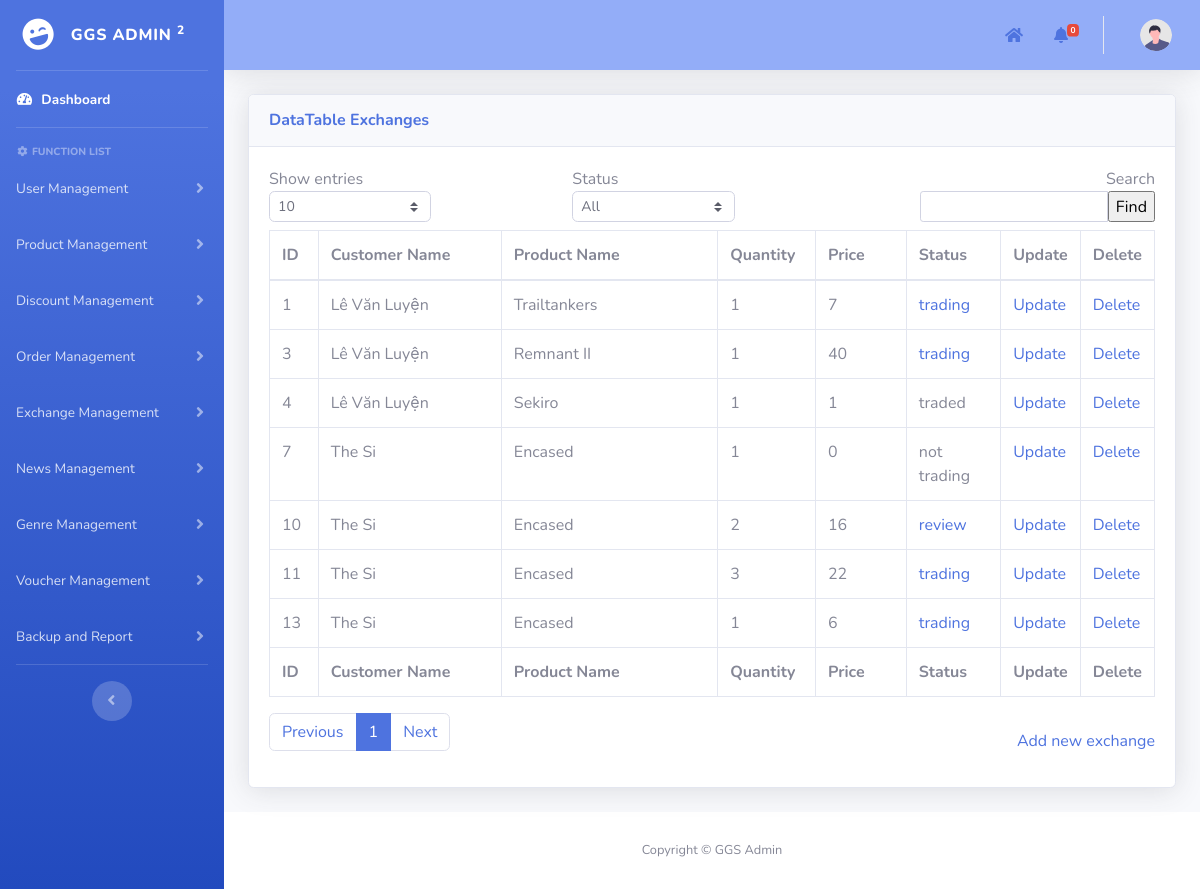
The page /admin/pages/exchangeManagement/exchanges_management.php on the database as committed earlier.
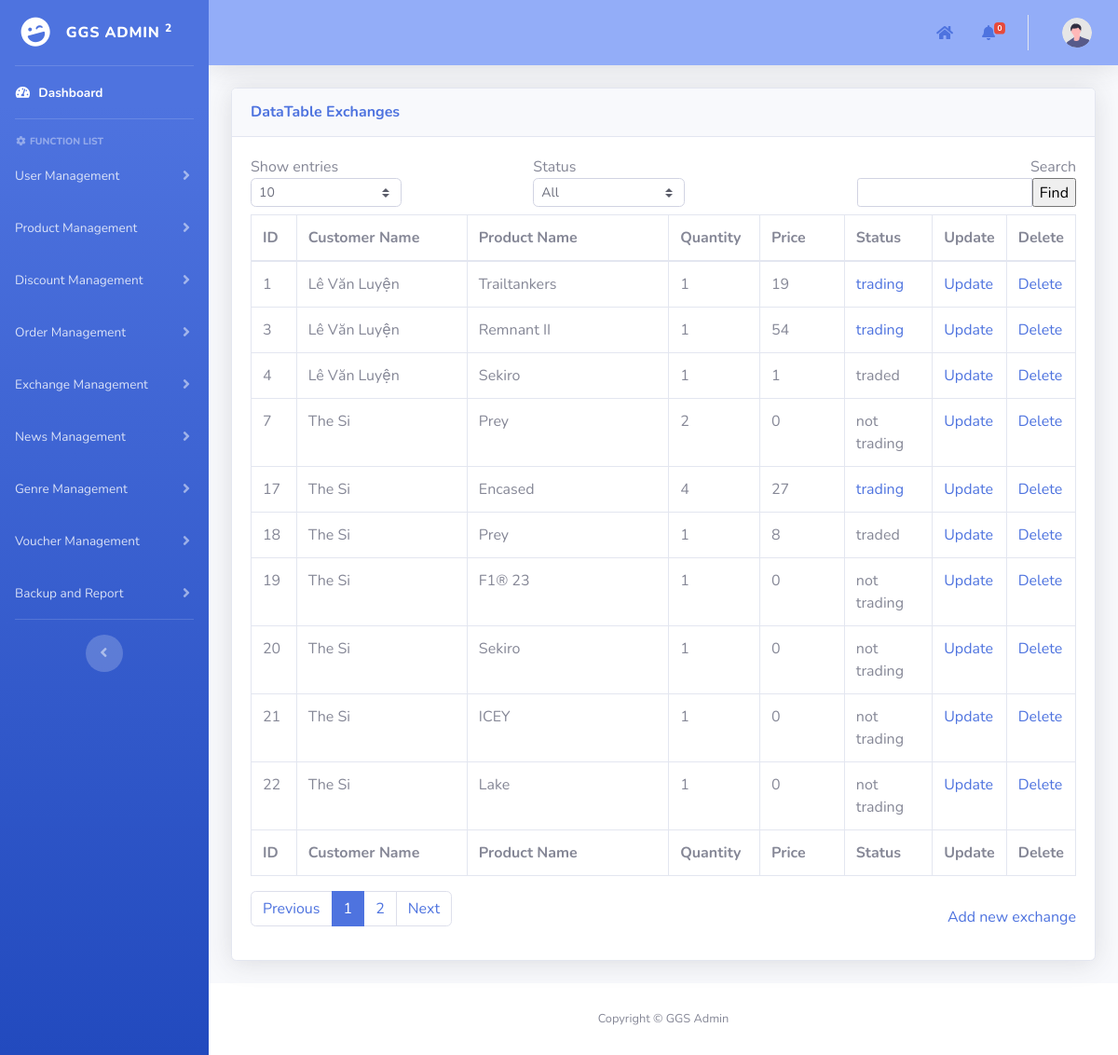
The same page on the database as committed later.
### tables this page shows
CREATE TABLE `purchased_products` (
  `id` int(11) NOT NULL AUTO_INCREMENT,
  `customer_id` int(11) NOT NULL,
  `product_id` int(11) NOT NULL,
  `quantity` int(11) DEFAULT NULL,
  `price` int(11) DEFAULT NULL,
  `status` enum('traded','trading','not trading','review') NOT NULL,
  PRIMARY KEY (`id`),
  KEY `exchanges_ibfk_1` (`customer_id`),
  KEY `exchanges_ibfk_2` (`product_id`),
  CONSTRAINT `purchased_products_ibfk_1` FOREIGN KEY (`customer_id`) REFERENCES `users` (`id`) ON DELETE CASCADE ON UPDATE CASCADE,
  CONSTRAINT `purchased_products_ibfk_2` FOREIGN KEY (`product_id`) REFERENCES `products` (`id`) ON DELETE CASCADE ON UPDATE CASCADE
);

CREATE TABLE `users` (
  `id` int(11) NOT NULL AUTO_INCREMENT,
  `username` varchar(50) NOT NULL,
  `password` varchar(100) NOT NULL,
  `role` enum('user','manufacturer','developer') NOT NULL,
  `full_name` varchar(60) NOT NULL,
  `phone_number` varchar(10) NOT NULL,
  `email` varchar(100) NOT NULL,
  `Gcoin` int(11) NOT NULL DEFAULT 0,
  `locked_until` date DEFAULT NULL,
  `login_attempts` int(11) NOT NULL,
  `lastest_login` date NOT NULL DEFAULT '1900-01-01',
  PRIMARY KEY (`id`)
);

CREATE TABLE `products` (
  `id` int(11) NOT NULL AUTO_INCREMENT,
  `id_manufacturer` int(11) NOT NULL,
  `product_name` varchar(100) NOT NULL,
  `image_avt_url` varchar(50) NOT NULL,
  `description` text NOT NULL,
  `video_trailer_url` varchar(50) NOT NULL,
  `source` varchar(50) NOT NULL,
  `price` int(11) NOT NULL,
  `release_date` date NOT NULL,
  `units_sold` int(11) NOT NULL DEFAULT 0,
  `classify` enum('game','gear') NOT NULL,
  PRIMARY KEY (`id`),
  KEY `fk_manufacturer_id` (`id_manufacturer`),
  CONSTRAINT `fk_manufacturer_id` FOREIGN KEY (`id_manufacturer`) REFERENCES `users` (`id`) ON DELETE CASCADE ON UPDATE CASCADE
);

### admin/pages/add_template.php (called while the page is built, shortened)
<?php
include("../template/template.php");
?>

### admin/pages/exchangeManagement/exchanges_management.php (the view, shortened to what the rows shown need)
<?php
include("../add_template.php");
function main()
{
    include("../../../mod/database_connection.php");
    $search = isset($_POST["search"]) ? $_POST["search"] : "";
    $show_entries = isset($_POST["show_entries"]) ? $_POST["show_entries"] : 10;
    if (isset($_GET['page'])) {
        $page = $_GET['page'];
    } else {
        $page = 1;
    }
    if ($page == 1) {
        $begin = 0;
    } else {
        $begin = ($page * $show_entries) - $show_entries;
    }
    $query = "SELECT pd.*,u.full_name,p.product_name FROM `purchased_products` pd
    INNER JOIN users u ON u.id = pd.customer_id
    INNER JOIN products p ON p.id = pd.product_id
    WHERE u.full_name LIKE '%$search%' ";
    $query .= "LIMIT $begin, $show_entries";
    $stmt = $conn->prepare($query);
    if (!$stmt->execute()) {
        die("Execute failed: " . $stmt->error);
    }
    $result = $stmt->get_result();
    ?>
    <div class="container-fluid">
        <form method="post" name="frmDataDiscount">
            <div class="card shadow mb-4">
                <div class="card-body">
                    <div class="table-responsive">
                        <div id="dataTable_wrapper" class="dataTables_wrapper dt-bootstrap4">
                            <div id="table_data_return">
                                <div class="row">
                                    <div class="col-sm-12">
                                        <table class="table table-bordered dataTable" id="dataTable" width="100%"
                                            cellspacing="0" role="grid" aria-describedby="dataTable_info"
                                            style="width: 100%;">
                                            <thead>
                                                <tr role="row">
                                                    <th class="sorting sorting_asc" tabindex="0" aria-controls="dataTable"
                                                        rowspan="1" colspan="1" aria-sort="ascending"
                                                        aria-label="ID: activate to sort column descending"
                                                        style="width: 50px;">
                                                        ID
                                                    </th>
                                                    <th class="sorting" tabindex="0" aria-controls="dataTable" rowspan="1"
                                                        colspan="1"
                                                        aria-label="Order date: activate to sort column ascending"
                                                        style="width: 210px;">
                                                        Customer Name</th>
                                                    <th class="sorting" tabindex="0" aria-controls="dataTable" rowspan="1"
                                                        colspan="1" aria-label="Customer: activate to sort column ascending"
                                                        style="width: 250px;">
                                                        Product Name
                                                    </th>
                                                    <th class="sorting" tabindex="0" aria-controls="dataTable" rowspan="1"
                                                        colspan="1"
                                                        aria-label="Total amount: activate to sort column ascending"
                                                        style="width: 100px;">
                                                        Quantity
                                                    </th>
                                                    <th class="sorting" tabindex="0" aria-controls="dataTable" rowspan="1"
                                                        colspan="1" aria-label="Status: activate to sort column ascending"
                                                        style="width: 100px;">
                                                        Price</th>
                                                    <th class="sorting" tabindex="0" aria-controls="dataTable" rowspan="1"
                                                        colspan="1" aria-label="Status: activate to sort column ascending"
                                                        style="width: 100px;">
                                                        Status</th>
                                                    <th class="sorting" tabindex="0" aria-controls="dataTable" rowspan="1"
                                                        colspan="1" aria-label="Age: activate to sort column ascending"
                                                        style="width: 70px;">Update
                                                    </th>
                                                    <th class="sorting" tabindex="0" aria-controls="dataTable" rowspan="1"
                                                        colspan="1" aria-label="Age: activate to sort column ascending"
                                                        style="width: 70px;">Delete
                                                    </th>
                                                </tr>
                                            </thead>
                                            <tfoot>
                                                <tr>
                                                    <th rowspan="1" colspan="1">ID</th>
                                                    <th rowspan="1" colspan="1">Customer Name</th>
                                                    <th rowspan="1" colspan="1">Product Name</th>
                                                    <th rowspan="1" colspan="1">Quantity</th>
                                                    <th rowspan="1" colspan="1">Price</th>
                                                    <th rowspan="1" colspan="1">Status</th>
                                                    <th rowspan="1" colspan="1">Update</th>
                                                    <th rowspan="1" colspan="1">Delete</th>
                                                </tr>
                                            </tfoot>
                                            <tbody>
                                                <?php
                                                if ($result->num_rows > 0) {
                                                    while ($row = $result->fetch_assoc()) { ?>
                                                        <tr>
                                                            <td>
                                                                <?php echo $row['id']; ?>
                                                            </td>
                                                            <td>
                                                                <?php echo $row['full_name']; ?>
                                                            </td>
                                                            <td>
                                                                <?php echo $row['product_name']; ?>
                                                            </td>
                                                            <td>
                                                                <?php echo $row['quantity']; ?>
                                                            </td>
                                                            <td>
                                                                <?php echo $row['price']; ?>
                                                            </td>
                                                            <td>
                                                                <?php
                                                                if ($row['status'] == "trading" || $row['status'] == "review") { ?>
                                                                    <a href="javascript:<?= ($row['status'] == "trading")? "revoke" : "approve" ?>(<?php echo $row['id']; ?>)">
                                                                        <?php echo $row['status']; ?>
                                                                    </a>
                                                                <?php } else {
                                                                    echo $row['status'];
                                                                } ?>
                                                            </td>
                                                            <td><a
                                                                    href="update_exchange.php?id=<?php echo $row['id']; ?>">Update</a>
                                                            </td>
                                                            <td><a
                                                                    href="javascript:deleteItem(<?php echo $row['id']; ?>)">Delete</a>
                                                            </td>
                                                        </tr>
                                                        <?php
                                                    }
                                                } else {
                                                    echo '<td style="border: none;">No results found.</td>';
                                                }
                                                ?>
                                            </tbody>
                                        </table>
                                    </div>
                                </div>
                            </div>
                        </div>
                    </div>
                </div>
            </div>
        </form>
    </div>
<?php }
?>

Rows that differ between the two databases and show on the page:
removed purchased_products: id "10", customer.full_name "The Si", product.product_name "Encased", quantity "2", price "16", status "review"
removed purchased_products: id "11", customer.full_name "The Si", product.product_name "Encased", quantity "3", price "22", status "trading"
removed purchased_products: id "13", customer.full_name "The Si", product.product_name "Encased", quantity "1", price "6", status "trading"
changed purchased_products "Trailtankers": price "7" → "19"
changed purchased_products "Remnant II": price "40" → "54"
changed purchased_products id 7: product.product_name "Encased" → "Prey"; quantity "1" → "2"
added purchased_products: id "17", customer.full_name "The Si", product.product_name "Encased", quantity "4", price "27", status "trading"
added purchased_products: id "18", customer.full_name "The Si", product.product_name "Prey", quantity "1", price "8", status "traded"
added purchased_products: id "19", customer.full_name "The Si", product.product_name "F1® 23", quantity "1", price "0", status "not trading"
added purchased_products: id "20", customer.full_name "The Si", product.product_name "Sekiro", quantity "1", price "0", status "not trading"
added purchased_products: id "21", customer.full_name "The Si", product.product_name "ICEY", quantity "1", price "0", status "not trading"
added purchased_products: id "22", customer.full_name "The Si", product.product_name "Lake", quantity "1", price "0", status "not trading"
Other text that changed with them:
new list line: "2"
